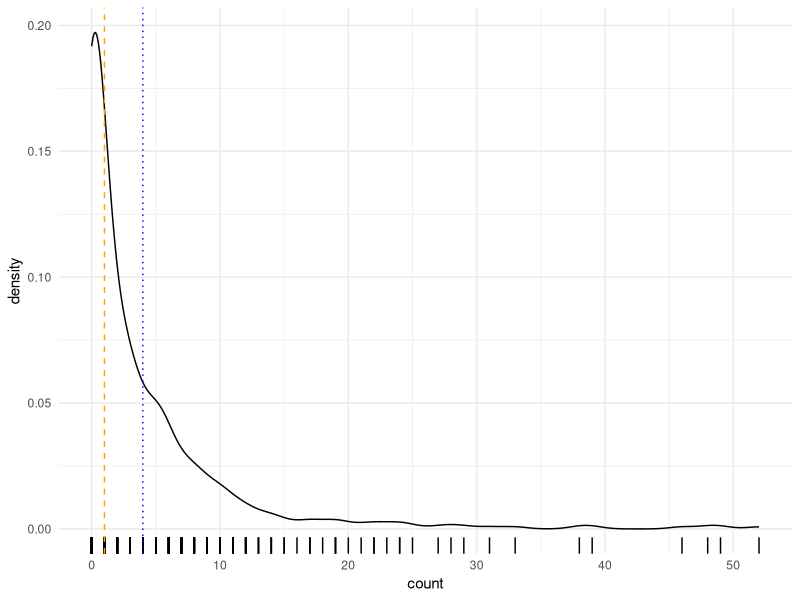
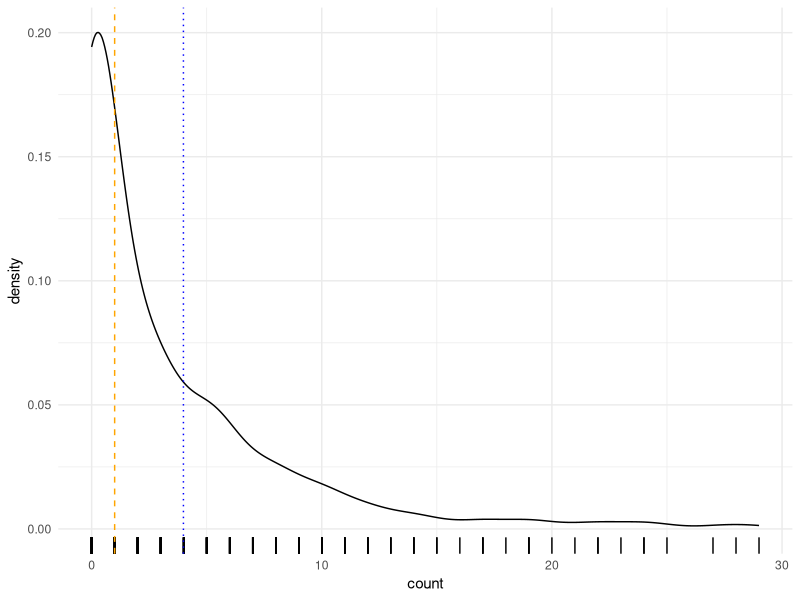
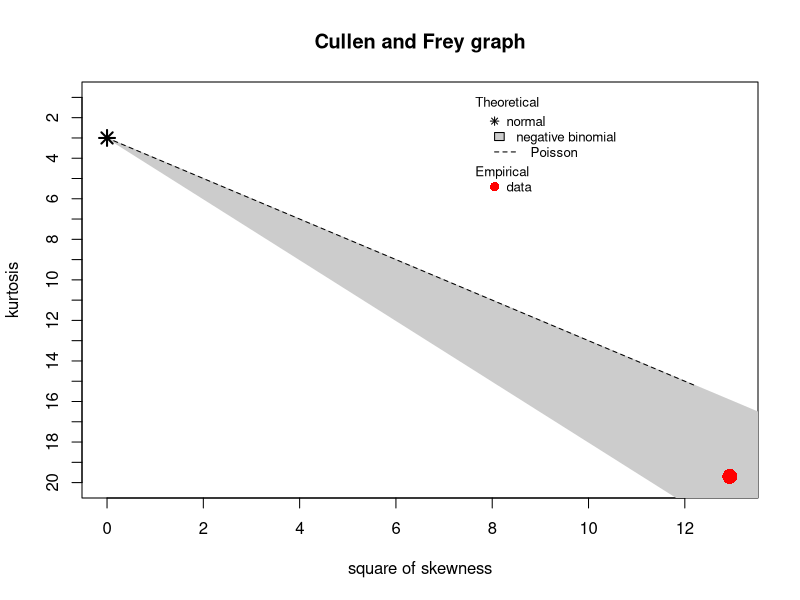
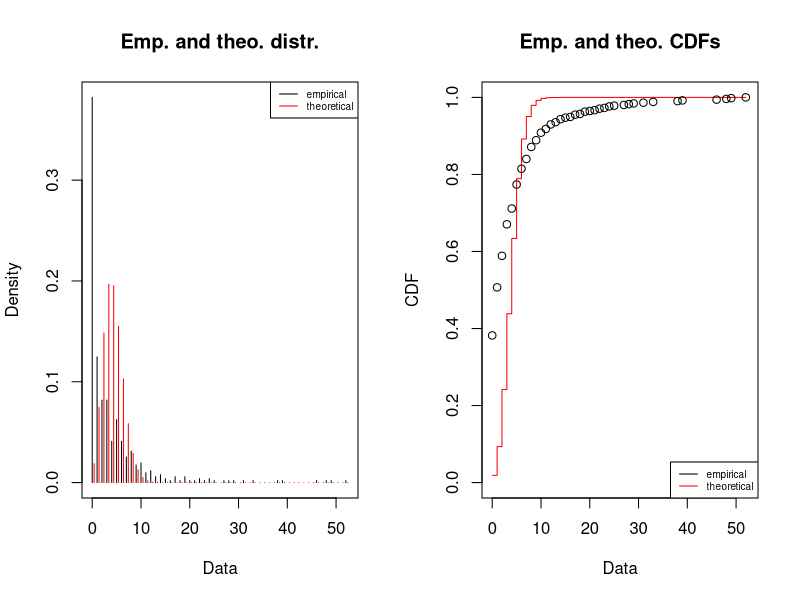
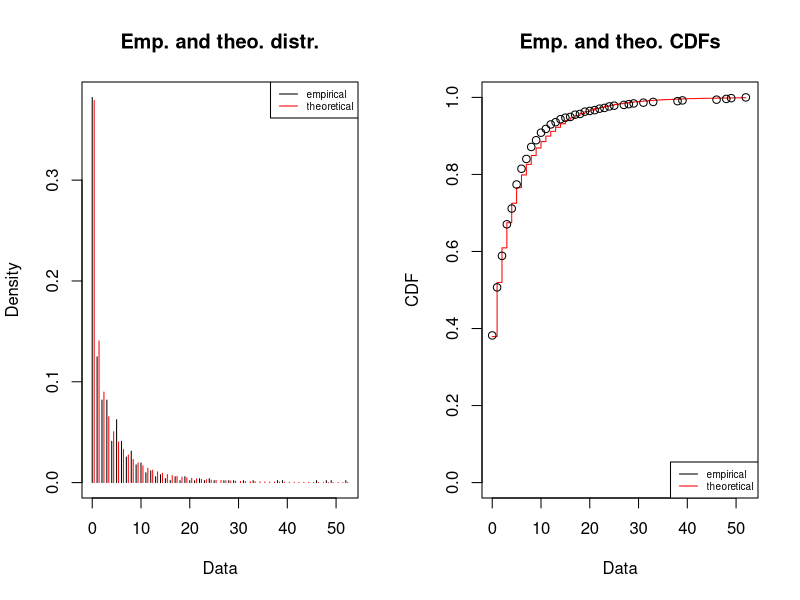
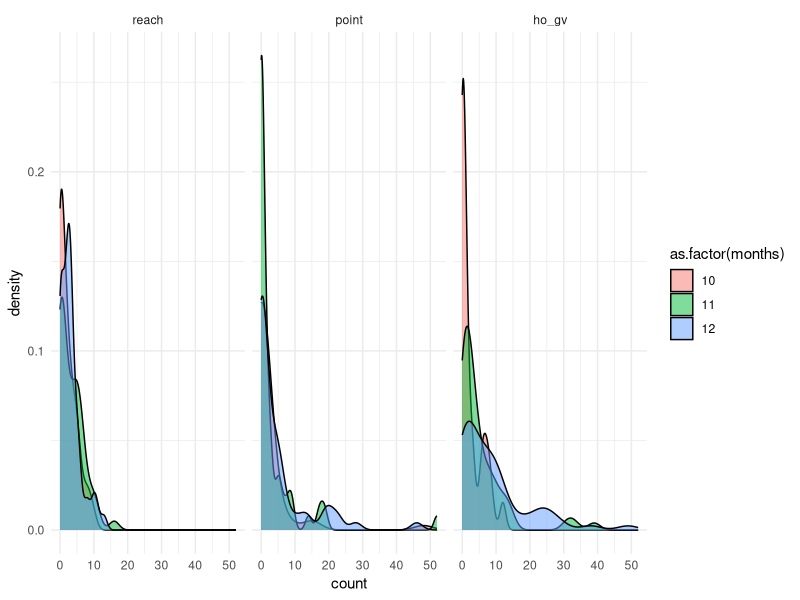
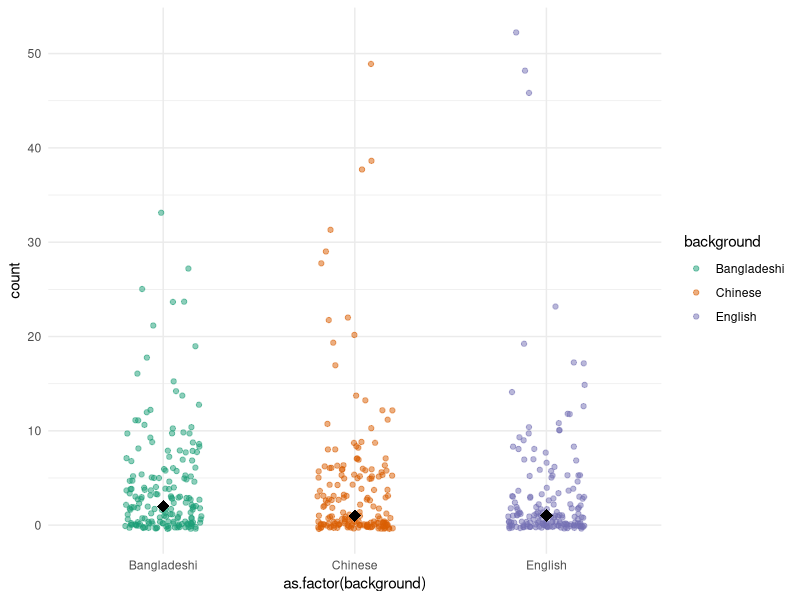
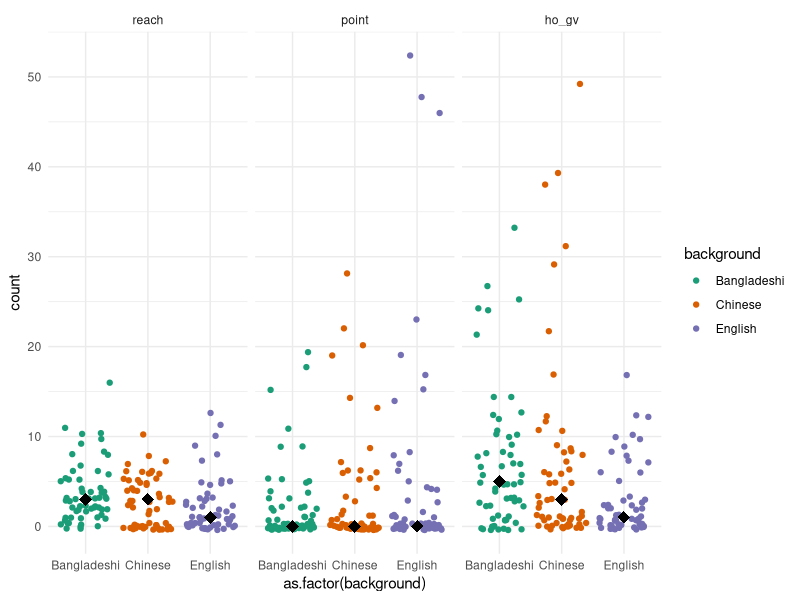

Here is the R script that generated these plots, in order:
## ---- chunk 1
knitr::opts_chunk$set(echo = TRUE)
knitr::opts_knit$set(root.dir = normalizePath("../"))
library(fitdistrplus)
library(tidyverse)
theme_set(theme_minimal())
## ---- chunk 2
gestures <- read_csv("./data/gestures.csv")

gestures_tot <- gestures %>%
  group_by(dyad, background, months, gesture) %>%
  summarise(
    count = sum(count),
    ct = sum(ct)
  ) %>%
  ungroup() %>%
  mutate(
    gesture = factor(gesture, levels = c("reach", "point", "ho_gv"))
  ) %>%
  mutate_if(is.character, as.factor)

utterances <- read_csv("./data/utterances.csv")

# NAs not removed in sum()
utterances_tot <- utterances %>%
  group_by(dyad, background, months) %>%
  summarise(
    utterances = sum(utterances)
  ) %>%
  ungroup() %>%
  mutate_if(is.character, as.factor)

point <- gestures %>%
  filter(gesture == "point") %>%
  group_by(dyad, background, months) %>%
  summarise(
    count = sum(count)
  ) %>%
  ungroup() %>%
  mutate_if(is.character, as.factor)

utter_point <- left_join(utterances_tot, point) %>%
  rename(point = count)

utterances_compl <- utterances %>% na.omit()
utterances_tcompl <- utterances_tot %>% na.omit()

vocab <- read_csv("./data/vocab.csv") %>%
  mutate_if(is.character, as.factor)

vocab_gest <- gestures_tot %>%
  group_by(dyad, background) %>%
  summarise(count_tot = sum(count), ct_tot = sum(ct)) %>%
  full_join(y = vocab) %>%
  arrange(months, dyad)
## ---- chunk 3
gestures %>% group_by(background) %>% summarise(n = n_distinct(dyad))
## ---- chunk 4
utterances %>% group_by(background) %>% summarise(n = n_distinct(dyad))
## ---- chunk 5
gestures_tot %>%
  dplyr::select(-dyad, -months) %>%
  group_by(gesture, background) %>%
  summarise_all(mean, na.rm = TRUE)
## ---- chunk 6
gestures_tot %>%
  ggplot(aes(count)) +
  geom_density() +
  geom_rug() +
  geom_vline(xintercept = median(gestures_tot$count, na.rm = TRUE), linetype = "dashed", colour = "orange") +
  geom_vline(xintercept = mean(gestures_tot$count, na.rm = TRUE), linetype = "dotted", colour = "blue")
## ---- chunk 7
gestures_tot %>%
  filter(count < 31) %>%
  ggplot(aes(count)) +
  geom_density() +
  geom_rug() +
  geom_vline(xintercept = median(gestures_tot$count, na.rm = TRUE), linetype = "dashed", colour = "orange") +
  geom_vline(xintercept = mean(gestures_tot$count, na.rm = TRUE), linetype = "dotted", colour = "blue")
## ---- chunk 8
gest_na <- na.omit(gestures_tot)
descdist(gest_na$count, discrete = TRUE)
## ---- chunk 9
plot(fitdist(gest_na$count, "pois"))
## ---- chunk 10
plot(fitdist(gest_na$count, "nbinom"))
## ---- chunk 11
gestures_tot %>%
  ggplot(aes(count, fill = as.factor(months))) +
  geom_density(alpha = 0.5) +
  facet_grid(~ gesture)
## ---- chunk 12
gestures_tot %>%
  ggplot(aes(as.factor(background), count, colour = background)) +
  geom_jitter(width = 0.2, alpha = 0.5) +
  stat_summary(fun.y = median, geom = "point", shape = 18, size = 4, color = "black") +
  scale_color_brewer(type = "qual", palette = "Dark2")
## ---- chunk 13
gestures_tot %>%
  ggplot(aes(as.factor(background), count, colour = background)) +
  geom_jitter() +
  stat_summary(fun.y = median, geom = "point", shape = 18, size = 4, color = "black") +
  scale_color_brewer(type = "qual", palette = "Dark2") +
  facet_grid(cols = vars(gesture))
## ---- chunk 14
gestures_tot %>%
  ggplot(aes(as.factor(months), count)) +
  geom_jitter() +
  stat_summary(fun.y = median, geom = "point", shape = 18, size = 4, color = "red") +
  facet_grid(cols = vars(gesture))
## ---- chunk 15
gestures_tot %>%
  ggplot(aes(as.factor(months), count)) +
  geom_jitter(alpha = 0.5, width = 0.15) +
  stat_summary(fun.y = median, geom = "point", shape = 18, size = 2, color = "red") +
  facet_grid(vars(background), vars(gesture))
## ---- chunk 16
gestures_tot %>%
  ggplot(aes(as.factor(months), count)) +
  geom_jitter(width = 0.15) +
  stat_summary(fun.y = median, geom = "point", shape = 18, size = 4, color = "red") +
  facet_wrap(vars(background, gesture), scales = "free")
## ---- chunk 17
gestures_tot %>%
  ggplot(aes(as.factor(months), count, colour = background)) +
  geom_point(alpha = 0.5) +
  geom_line(aes(group = dyad)) +
  facet_grid(vars(background), vars(gesture))
## ---- chunk 18
gestures_tot %>%
  filter(background == "Bangladeshi") %>%
  ggplot(aes(as.factor(months), count, colour = dyad)) +
  geom_point(alpha = 0.5) +
  geom_line(aes(group = dyad)) +
  facet_grid(cols = vars(gesture)) +
  theme(legend.position = "none")
## ---- chunk 19
gestures_tot %>%
  filter(background == "Chinese") %>%
  ggplot(aes(as.factor(months), count, colour = dyad)) +
  geom_point(alpha = 0.5) +
  geom_line(aes(group = dyad)) +
  facet_grid(cols = vars(gesture)) +
  theme(legend.position = "none")
## ---- chunk 20
gestures_tot %>%
  filter(background == "English") %>%
  ggplot(aes(as.factor(months), count, colour = dyad)) +
  geom_point(alpha = 0.5) +
  geom_line(aes(group = dyad)) +
  facet_grid(cols = vars(gesture)) +
  theme(legend.position = "none")
## ---- chunk 21
utterances %>%
  ggplot(aes(utterances)) +
  geom_density() +
  geom_rug()
## ---- chunk 22
utterances_tot %>%
  ggplot(aes(utterances)) +
  geom_density() +
  geom_rug()
## ---- chunk 23
descdist(utterances_tcompl$utterances, discrete = TRUE)
## ---- chunk 24
plot(fitdist(utterances_tcompl$utterances, "norm"))
## ---- chunk 25
utterances_tot %>%
  ggplot(aes(utterances, fill = background)) +
  geom_density(alpha = 0.5, colour = NA) +
  geom_rug()
## ---- chunk 26
utterances_tot %>%
  ggplot(aes(utterances, fill = as.factor(months))) +
  geom_density(alpha = 0.5, colour = NA) +
  geom_rug()
## ---- chunk 27
utterances_tot %>%
  ggplot(aes(as.factor(months), utterances)) +
  geom_jitter(width = 0.1)
## ---- chunk 28
utterances_tot %>%
  ggplot(aes(as.factor(months), utterances, colour = background)) +
  geom_jitter(width = 0.1) +
  facet_grid(~ background)
## ---- chunk 29
utterances_tot %>%
  group_by(background, months) %>%
  summarise(mean = mean(utterances, na.rm = TRUE)) %>%
  ggplot(aes(as.factor(months), mean, group = background, colour = background)) +
  geom_point() +
  geom_line() +
  ylim(c(min(utterances_tot$utterances, na.rm = TRUE), max(utterances_tot$utterances, na.rm = TRUE)))
## ---- chunk 30
utterances_tot %>%
  group_by(background, months) %>%
  summarise(median = median(utterances, na.rm = TRUE)) %>%
  ggplot(aes(as.factor(months), median, group = background, colour = background)) +
  geom_point() +
  geom_line() +
  ylim(c(min(utterances_tot$utterances, na.rm = TRUE), max(utterances_tot$utterances, na.rm = TRUE)))
## ---- chunk 31
utterances %>%
  ggplot(aes(as.factor(months), utterances, colour = task)) +
  geom_jitter(width = 0.1) +
  facet_grid(~ task)
## ---- chunk 32
utterances %>%
  ggplot(aes(as.factor(months), utterances, colour = task)) +
  geom_jitter(width = 0.1) +
  facet_grid(background ~ task)
## ---- chunk 33
utterances %>%
  ggplot(aes(as.factor(months), utterances, colour = task, group = dyad)) +
  geom_point() +
  geom_line() +
  facet_grid(background ~ task)
## ---- chunk 34
utterances_tot %>%
  ggplot(aes(as.factor(months), utterances, colour = background)) +
  geom_jitter(width = 0.1) +
  facet_grid(background ~ .)
## ---- chunk 35
utterances_tot %>%
  ggplot(aes(as.factor(months), utterances, colour = background)) +
  # geom_boxplot(width = 0.5, aes(colour = NULL)) +
  geom_point() +
  geom_line(aes(group = dyad)) +
  facet_grid(background ~ .)
## ---- chunk 36
utterances_tot %>%
  ggplot(aes(background, utterances, colour = background)) +
  geom_jitter(width = 0.2) +
  stat_summary(fun.y = median, geom = "point", shape = 18, size = 6, color = "black")
## ---- chunk 37
utter_point %>%
  ggplot(aes(utterances, point)) +
  geom_point() +
  geom_smooth(method = "lm")
## ---- chunk 38
utter_point %>%
  ggplot(aes(utterances, point, colour = as.factor(months))) +
  geom_point() +
  geom_smooth(method = "lm")
## ---- chunk 39
utter_point %>%
  ggplot(aes(utterances, point, colour = as.factor(months))) +
  geom_point() +
  geom_smooth(method = "lm") +
  facet_grid(~ background)
## ---- chunk 40
utter_point_lead <- utter_point %>%
  group_by(dyad) %>%
  mutate(
    lead_point = lead(point)
  ) %>%
  filter(months != 12)
## ---- chunk 41
utter_point_lead %>%
  ggplot(aes(utterances, lead_point)) +
  geom_point() +
  geom_smooth(method = "lm")
## ---- chunk 42
utter_point_lead %>%
  ggplot(aes(utterances, lead_point, colour = background)) +
  geom_point() +
  geom_smooth(method = "lm")
## ---- chunk 43
point_hg <- gestures_tot %>%
  dplyr::select(-ct) %>%
  spread(gesture, count) %>%
  dplyr::select(-reach) %>%
  group_by(dyad) %>%
  mutate(
    lead_hg = lead(ho_gv)
  ) %>%
  filter(months != 12)
## ---- chunk 44
point_hg %>%
  ggplot(aes(point, lead_hg)) +
  geom_point() +
  geom_smooth(method = "lm")
## ---- chunk 45
point_hg %>%
  filter(point < 20) %>%
  ggplot(aes(point, lead_hg)) +
  geom_point() +
  geom_smooth(method = "lm")
## ---- chunk 46
point_hg %>%
  filter(point < 20) %>%
  ggplot(aes(point, lead_hg, colour = background)) +
  geom_point() +
  geom_smooth(method = "lm")
## ---- chunk 47
hg_point_lead <- gestures_tot %>%
  dplyr::select(-ct) %>%
  spread(gesture, count) %>%
  dplyr::select(-reach) %>%
  group_by(dyad) %>%
  mutate(
    lead_point = lead(point)
  ) %>%
  filter(months != 12)
## ---- chunk 48
hg_point_lead %>%
  ggplot(aes(ho_gv, lead_point)) +
  geom_point() +
  geom_smooth(method = "lm")
## ---- chunk 49
hg_point_lead %>%
  ggplot(aes(ho_gv, lead_point, colour = background)) +
  geom_point() +
  geom_smooth(method = "lm")
## ---- chunk 50
hg_point_lead %>%
  filter(ho_gv < 20) %>%
  ggplot(aes(ho_gv, lead_point, colour = background)) +
  geom_point() +
  geom_smooth(method = "lm")
## ---- chunk 51
gestures_tot %>%
  ggplot(aes(ct)) +
  geom_density()
## ---- chunk 52
gestures_tot %>%
  ggplot(aes(ct, fill = gesture)) +
  geom_density(alpha = 0.5)
## ---- chunk 53
gestures_tot %>%
  ggplot(aes(ct, fill = gesture)) +
  geom_histogram() +
  facet_grid(~ gesture)
## ---- chunk 54
gestures_tot %>%
  ggplot(aes(ct, fill = gesture)) +
  geom_histogram() +
  facet_grid(background ~ gesture)
## ---- chunk 55
gestures_tot %>%
  ggplot(aes(as.factor(months), ct)) +
  geom_jitter(width = 0.2, alpha = 0.3)
## ---- chunk 56
gestures_tot %>%
  filter(ct < 20) %>%
  ggplot(aes(as.factor(months), ct)) +
  geom_jitter(width = 0.2, alpha = 0.3) +
  stat_summary(fun.y = median, geom = "point", shape = 18, size = 5, color = "red")
## ---- chunk 57
gestures_tot %>%
  filter(ct < 20) %>%
  ggplot(aes(as.factor(months), ct)) +
  geom_jitter(width = 0.2, alpha = 0.3) +
  stat_summary(fun.y = mean, geom = "point", shape = 18, size = 5, color = "red")
## ---- chunk 58
gestures_tot %>%
  filter(ct < 20) %>%
  ggplot(aes(as.factor(months), ct, group = dyad, colour = gesture)) +
  geom_point() +
  geom_line(alpha = 0.2) +
  facet_grid(gesture ~ .) +
  scale_color_brewer(type = "qual", palette = "Dark2")
## ---- chunk 59
gestures_tot %>%
  filter(ct < 20) %>%
  ggplot(aes(as.factor(months), ct, group = dyad, colour = background)) +
  geom_point() +
  geom_line(alpha = 0.2) +
  facet_grid(background ~ gesture) +
  scale_color_brewer(type = "qual", palette = "Dark2")
## ---- chunk 60
ct_point_lead <- gestures_tot %>%
  filter(gesture == "point") %>%
  select(-gesture) %>%
  rename(point = count) %>%
  group_by(dyad) %>%
  mutate(
    lead_point = lead(point)
  ) %>%
  filter(months != 12)
## ---- chunk 61
ct_point_lead %>%
  ggplot(aes(ct, lead_point)) +
  geom_point() +
  geom_smooth(method = "lm")
## ---- chunk 62
ct_point_lead %>%
  filter(ct < 20) %>%
  ggplot(aes(ct, lead_point)) +
  geom_point() +
  geom_smooth(method = "lm")
## ---- chunk 63
ct_point_lead %>%
  filter(ct < 20) %>%
  ggplot(aes(ct, lead_point, colour = background)) +
  geom_point() +
  geom_smooth(method = "lm")
## ---- chunk 64
vocab %>%
  ggplot(aes(understand, fill = background)) +
  geom_density(alpha = 0.5)
## ---- chunk 65
vocab %>%
  ggplot(aes(background, understand)) +
  geom_boxplot()
## ---- chunk 66
vocab_gest %>%
  ggplot(aes(count_tot, understand, colour = background)) +
  geom_point() +
  geom_smooth(method = "lm") +
  facet_grid(~ months)
## ---- chunk 67
vocab_gest %>%
  ggplot(aes(count_tot, understand)) +
  geom_point() +
  geom_smooth(method = "lm") +
  facet_grid(~ months) +
  xlim(0, 150)
## ---- chunk 68
vocab_gest %>%
  ggplot(aes(count_tot, und_say, colour = background)) +
  geom_point() +
  geom_smooth(method = "lm") +
  facet_grid(~ months)
